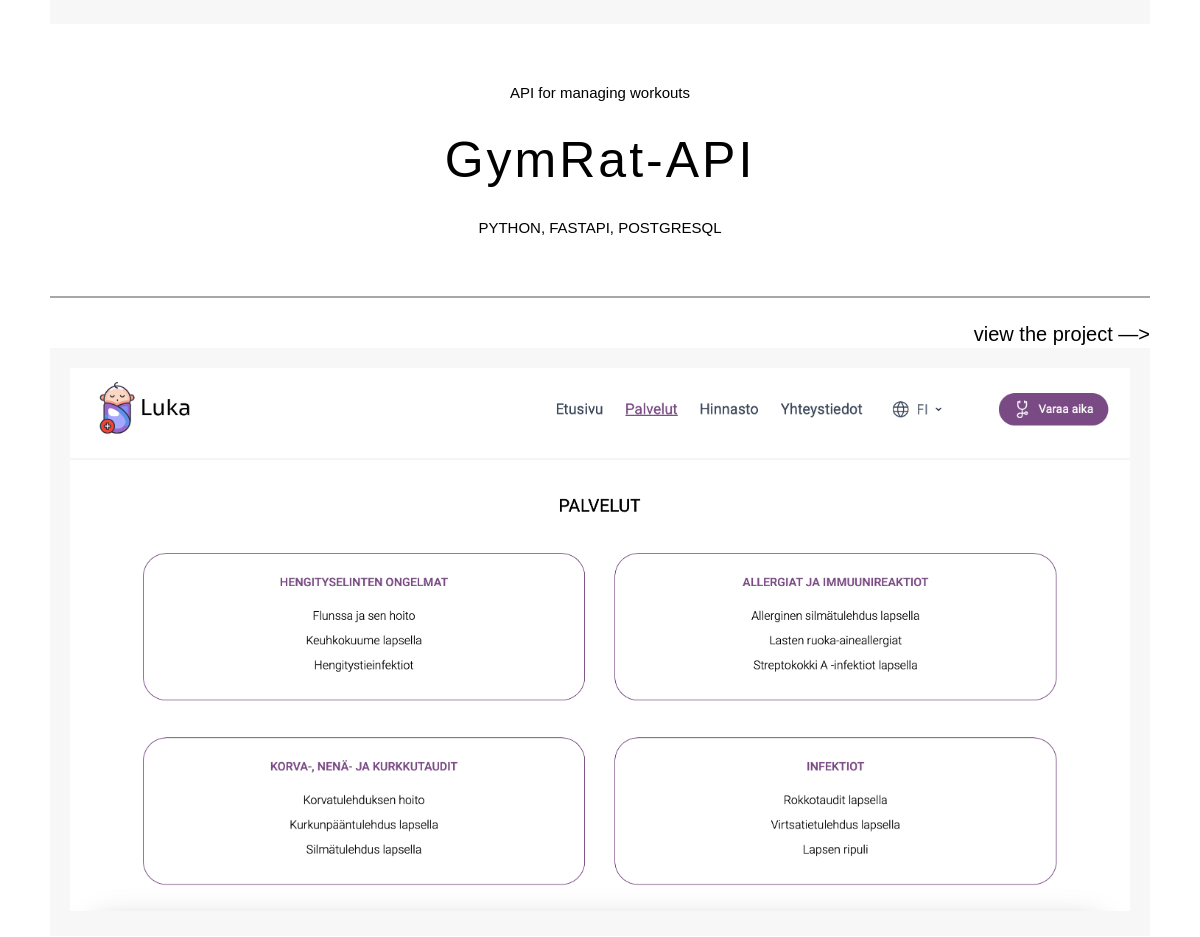
Page /portfolio (middle part) on the earlier database version.
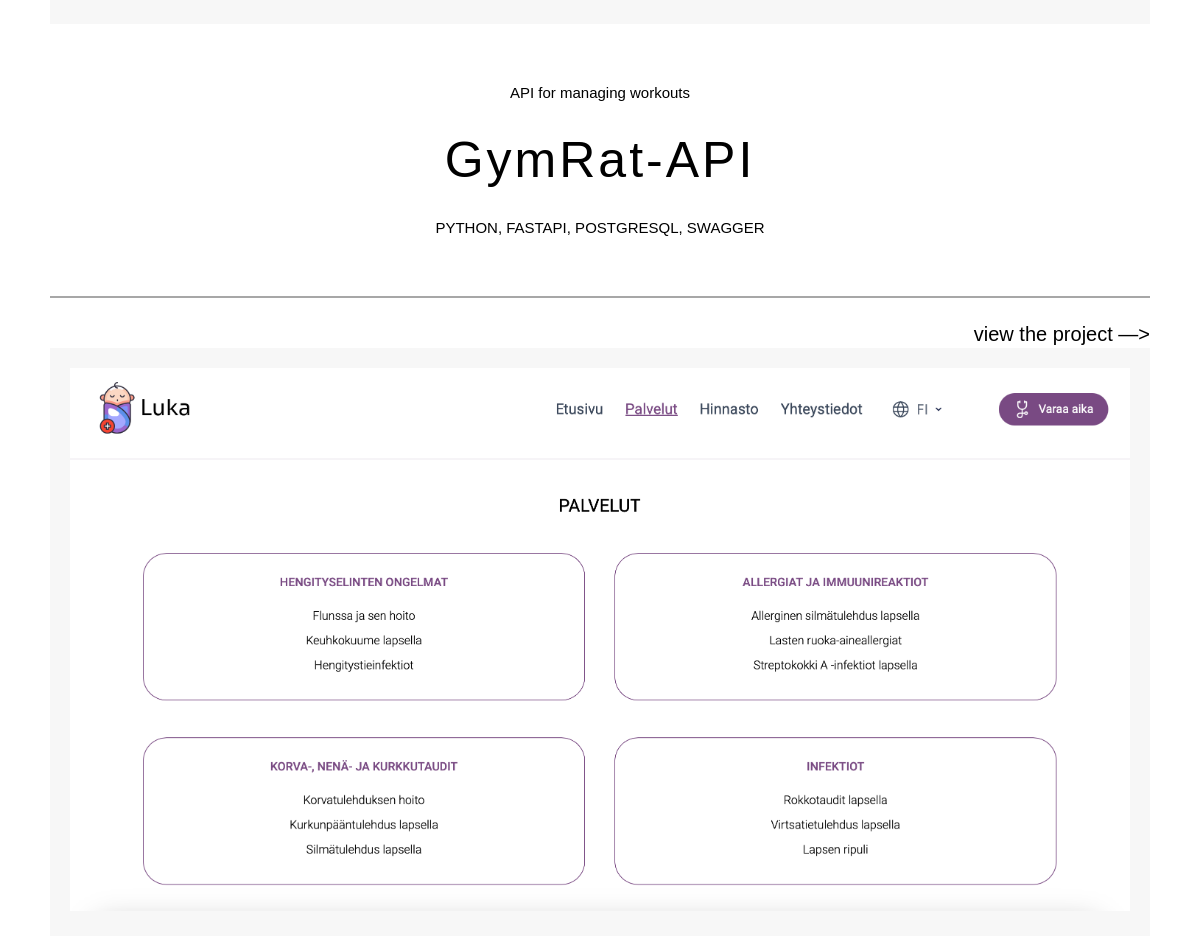
Same page on the later database version.
### tables this page shows
CREATE TABLE "projects"
(
    id          INTEGER
        primary key autoincrement,
    title       TEXT not null,
    description TEXT not null,
    url         TEXT not null,
    picture     TEXT
, tools TEXT);

### main.py (the view)
@app.route('/portfolio', methods=['GET'])
def portfolio():
    connection = connect_db()
    db = DataBase(connection)
    return render_template('projects.html', title='projects', menu=db.get_menu(), projects=db.get_projects())

### Database.py (called while the page is built)
    def _get_objects(self, table, *args):
        try:
            columns = ', '.join(args)
            self.__cur.execute(f'SELECT {columns} FROM {table}')
            res = self.__cur.fetchall()
            if res:
                return res
        except IOError:
            print('Error while connecting to database')
        return []

    def get_menu(self):
        return self._get_objects('menu', 'title', 'url')

    def get_projects(self):
        projects = self._get_objects('projects', 'title', 'description', 'url', 'tools', 'picture')
        return projects

### main.py (called while the page is built)
def connect_db():
    con = sqlite3.connect(app.config['DATABASE'])
    con.row_factory = sqlite3.Row
    return con

### templates/projects.html (shortened to what this page needs)
{% extends 'base.html' %}
{% block css %}
<link rel="stylesheet" href="{{ url_for ('static', filename='css/projects.css') }}">
<link rel="stylesheet" href="{{ url_for ('static', filename='css/media_projects.css') }}">
{% endblock %}
{% block content%}
<section class="my-portfolio">
    <div class="projects container">
        <div class="all-projects">
            {% for project in projects[::-1] %}
            <div class="one-project">
                <div class="project-image-div">
                    <a href="{{ project.url }}" target="_blank"><img class="project-image" src="{{ project.picture }}" alt="{{ project.title }}"></a>
                </div>
                <div class="project-info">
                    <p class="project-description">{{ project.description }}</p>
                    <span class="project-title">{{ project.title }}</span>
                    <p class="project-tools">{{ project.tools }}</p>
                </div>
                <div class="project-details">
                    <a href="{{ project.url }}" target="_blank">view the project —></a>
                </div>
            </div>
            {% if not loop.last %}
            <div class="line-between-projects line" style="opacity: 1; width: 100%;"></div>
            {% endif %}
            {% endfor %}
        </div>
    </div>
</section>
{% endblock content%}

Differences in the rows shown:
changed projects "GymRat-API": tools "PYTHON, FASTAPI, POSTGRESQL" → "PYTHON, FASTAPI, POSTGRESQL, SWAGGER"
